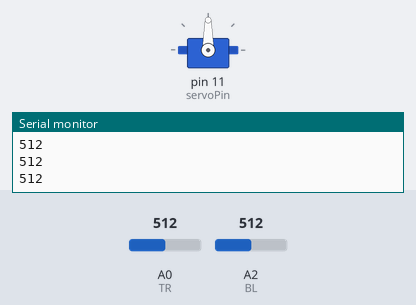
Bench run of a sketch on a simulated Arduino Uno, built with avr-gcc and run on an emulated ATmega328P. On the bench: servo, the last lines printed to the serial monitor. Inputs (shaded band) come from the test bench; at power-on: A0 (TR) = 512, A2 (BL) = 512.

Above: at 2.2 s.
2.3 s: A0 (TR) set to 538
At 3.46 s:
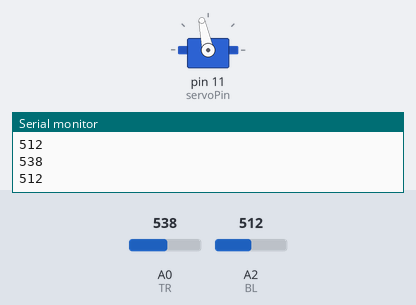
5.3 s: A0 (TR) set to 511
At 5.3 s:
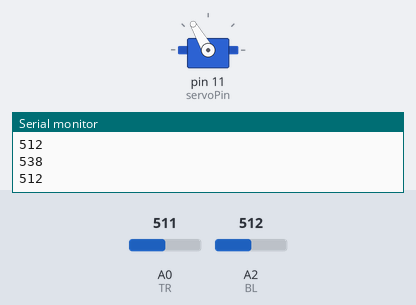
6.8 s: A2 (BL) set to 485
At 8.8 s:
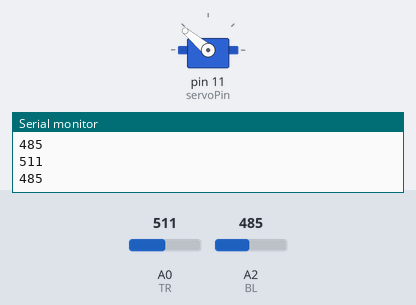
9.8 s: A2 (BL) set to 511
11.3 s: A0 (TR) set to 716
At 12.32 s:
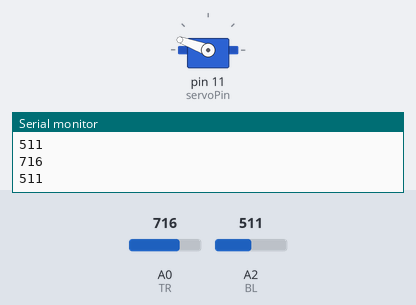
14.3 s: A0 (TR) set to 306
At 24.6 s:
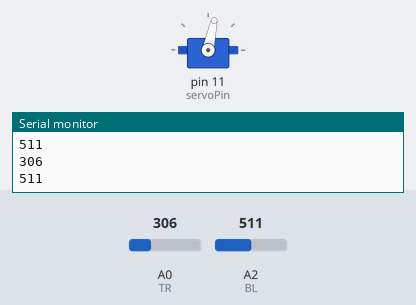
Timing chart, 0 to 26.0 s (numbered marks = the images above; inputs shaded):
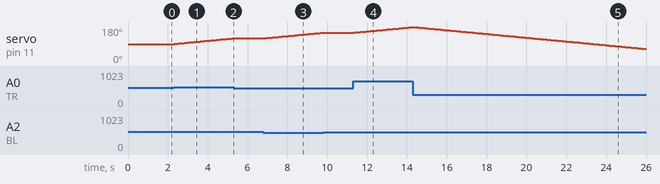

The sketch:

solarTracker.ino
```cpp
#include<Servo.h>

//intialize the ldr pins
int TR = A0;//top
int BL = A2;//bottom

//initialize the servo
Servo myservo;
int servoPin = 11;//the analog servo pin
int initialStage = 90;//initial value for the servo
int error = 10;//can change the error depending on your servo


void setup() {
  myservo.attach(servoPin);//setting the servo to this pin number
  pinMode(TR, INPUT);
  pinMode(BL, INPUT);
  myservo.write(initialStage);//setting the servo to move 90 degree
  Serial.begin(9600);
  delay (1000);
}

void loop() {

  //initializing variables to hold the vals of the ldr
  int top1 = analogRead(TR);
  int top2 = analogRead(BL);

  Serial.println(top1);
  Serial.println(top2);
  //getting the absolute difference between the top and bottom values
  int diff1 = abs(top1-top2);

  if (diff1 <= error)
  {
    initialStage = initialStage;
  }
  else if (top1 > top2)
  {
    initialStage = ++initialStage;
  }
  else if (top2 > top1)
  {
    initialStage = --initialStage;
  }

  myservo.write(initialStage);
  delay(100);
}
```

Measured:
- the behaviour switches between 522 and 523 on A0 (TR) (found by bisection; images 0 and 1)
- the behaviour switches between 501 and 500 on A2 (BL) (found by bisection; images 2 and 3)
- after the input at 2.3 s, servo on pin 11 (servoPin): moves from 90° to 120° over 2.9 s, starting at once
- after the input at 5.3 s, servo on pin 11 (servoPin): stays 120° (without the input it goes to 121° after 0.03 s)
- after the input at 6.8 s, servo on pin 11 (servoPin): moves from 120° to 150° over 2.9 s, starting at once
- after the input at 9.8 s, servo on pin 11 (servoPin): stays 150° (without the input it goes to 151° after 0.06 s)
- after the input at 11.3 s, servo on pin 11 (servoPin): moves from 150° to 180° over 2.9 s, starting after 0.07 s
- after the input at 14.3 s, servo on pin 11 (servoPin): moves from 180° to 64° over 11.6 s, starting after 0.09 s
